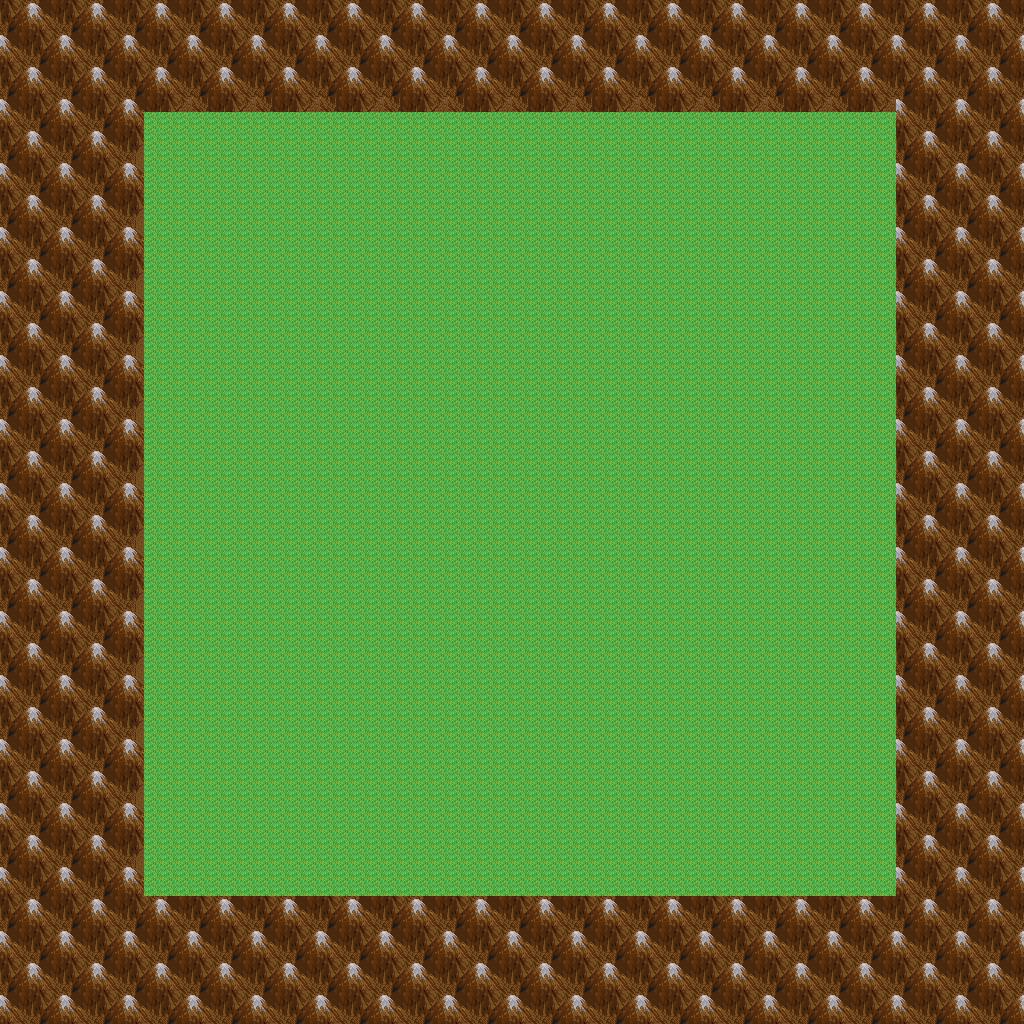

This game map was drawn from its Tiled (.tmx) file and the tilesets committed beside it. A one-line description and the trimmed map source follow:
An orthogonal 64x64 tile map with 16x16 px tiles, 1 tile layer (Tile Layer 1).

<map version="1.4" tiledversion="1.4.0" orientation="orthogonal" renderorder="right-down" width="64" height="64" tilewidth="16" tileheight="16" infinite="0" nextlayerid="2" nextobjectid="1">
 <tileset firstgid="1" source="tiles16.tsx" />
 <layer id="1" name="Tile Layer 1" width="64" height="64">
  <data>[4096 cells, 4096 non-empty, 13 distinct tile ids]</data>
 </layer>
</map>